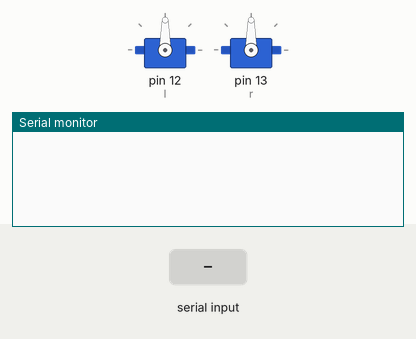
Bench run of a sketch on a simulated Arduino Uno, built with avr-gcc and run on an emulated ATmega328P. On the bench: 2 × servo, the last lines printed to the serial monitor. Inputs (shaded band) come from the test bench.

Above: at 1.2 s.
1.3 s: "90,45\n" received over the second serial link
At 2.5 s:
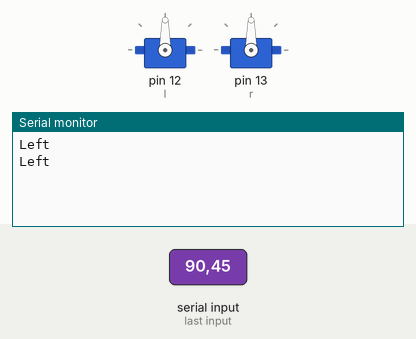
2.8 s: "30,150\n" received over the second serial link
At 3.8 s:
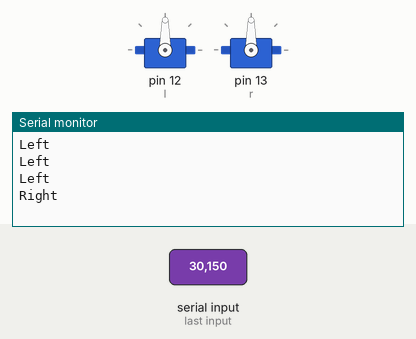

The sketch:

ArduinoLight.ino
```cpp
#include "Servo.h"
#include "SoftwareSerial.h"

//Define the pins used for receiving and transmitting information via Bluetooth
#define rxpin 2
#define txpin 3

//Connect the Bluetooth module
SoftwareSerial bluetooth(rxpin, txpin);

Servo l, r;

int speedL, speedR;
String k = String("a");
int spaceLoc = 0;

void setup()
{
//  Serial.println("I've Started");
  Serial.begin(9600); //initialize serial COM at 9600 baudrate

  //Initialize the bluetooth
  bluetooth.begin(9600);

  l.attach(12);
  r.attach(13);
  //speed value are 0-180 with 90 being stopped (in theory)
  speedL = 90;
  speedR = 90;

}

void loop()
{
  while(bluetooth.available())//input is "<int> <int>"
  {
    int i;
    speedL = 0;
    for(i = 0; i < 3; i++)//ascii value for a space
    {
      k = bluetooth.read();//numbers are 48 above what they truly are
      speedL = (speedL*10) + (k.toInt() - 48);
    }
    if(speedL > 180 || speedL < 0)//speedL is out of bounds
    {
      Serial.println("Left");
      break;
    }
//    Serial.println("k: " + k + " speedL: " + speedL);
    k = bluetooth.read();//reads the space

    speedR = 0;
    for(i = 0; i < 3; i++)
    {
      k = bluetooth.read();
      speedR = (speedR*10) + (k.toInt() - 48);
    }
//    Serial.println("k: " + k + " speedR: " + speedR);
//    Serial.println("\n\n");
    if(speedR > 180 || speedR < 0)
    {
      Serial.println("Right");
      break;
    }
    bluetooth.flush();
    l.write(speedL);
    r.write(speedR);

    //Wait ten milliseconds to decrease unnecessary hardware strain
    delay(100);
   }
}
```

Measured:
- after the input at 1.3 s, the serial monitor: prints a new line at once (image 1)
- after the input at 2.8 s, the serial monitor: prints a new line at once (image 2)
